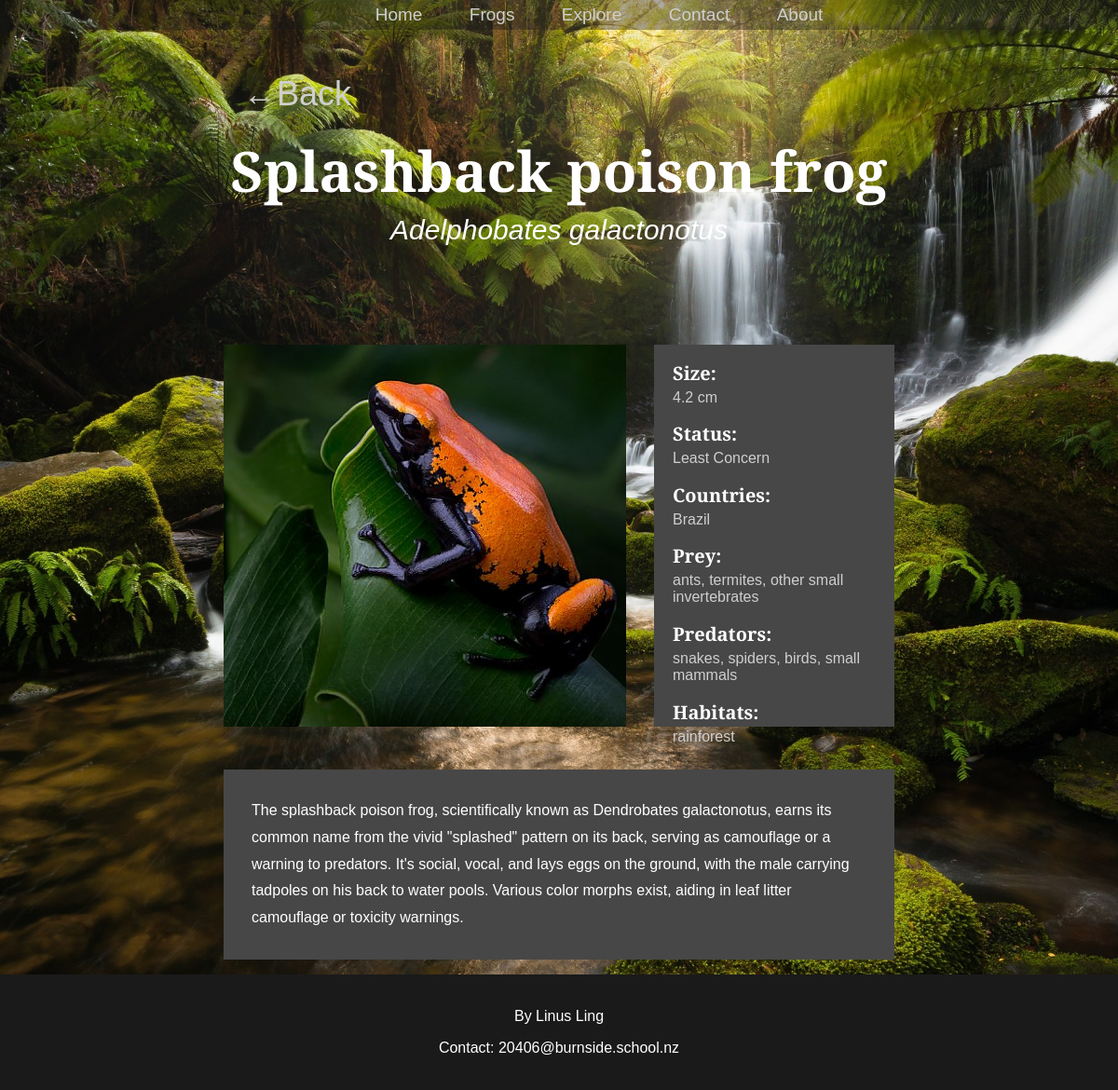
Screenshot of /frog/25 with the database file from the repository.
### tables this page shows
CREATE TABLE frogs (id INTEGER PRIMARY KEY AUTOINCREMENT, name VARCHAR, image TEXT, description TEXT, scientific_name VARCHAR, min_size NUMERIC, max_size NUMERIC, status INTEGER REFERENCES statuses (id));

CREATE TABLE statuses (id INTEGER PRIMARY KEY AUTOINCREMENT, name VARCHAR);

CREATE TABLE country (id INTEGER PRIMARY KEY AUTOINCREMENT, name VARCHAR);

CREATE TABLE prey (id INTEGER PRIMARY KEY AUTOINCREMENT, name VARCHAR);

CREATE TABLE predator (id INTEGER PRIMARY KEY AUTOINCREMENT, name VARCHAR);

CREATE TABLE habitat (id INTEGER PRIMARY KEY AUTOINCREMENT, name VARCHAR);

### routes.py (the view)
@app.route('/frog/<int:id>')
def frog(id):
    try:
        queries = [['SELECT * FROM frogs WHERE id=?', (id,)],
                   ['SELECT * FROM statuses WHERE id IN(SELECT status FROM frogs WHERE id =?)', (id,)],
                   ['SELECT * FROM country WHERE id IN(SELECT cid FROM FrogCountry WHERE fid =?)', (id,)],
                   ['SELECT * FROM prey WHERE id IN(SELECT pid FROM FrogPrey WHERE fid =?)', (id,)],
                   ['SELECT * FROM predator WHERE id IN(SELECT pid FROM FrogPredator WHERE fid =?)', (id,)],
                   ['SELECT * FROM habitat WHERE id IN(SELECT hid FROM FrogHabitat WHERE fid =?)', (id,)]]
        fetchall = [False, False, True, True, True, True, True]
        frog, status, country, prey, predator, habitat = fetch_data(queries, fetchall)
        if frog is None:    # page doesn't exist!
            return render_template("success.html", title="404", status="404", reason="Page not found")
        else:
            return render_template("frog.html",
                                   frog=frog, status=status,
                                   country=country, prey=prey,
                                   predator=predator, habitat=habitat)
    except OverflowError:
        return render_template("success.html", title="404", status="404", reason="Page not found")

### routes.py (called while the page is built)
def fetch_data(queries: list, fetchall: list):
    conn = sqlite3.connect('frog.db')
    cur = conn.cursor()
    results = []
    for index, query in enumerate(queries):
        try:
            cur.execute(query[0], query[1])
        except IndexError:
            cur.execute(query[0])
        if fetchall[index] is True:
            result = cur.fetchall()
        else:
            result = cur.fetchone()
        results.append(result)
    conn.close()
    return results

### templates/frog.html
{%extends "layout.html"%}
{%block content%}
<div class = "back_button" id = "frog_back">
    <a href = "javascript:history.back()"> ←Back</a>
</div>
<div class = "title">
    <h2>{{frog[1]}}</h2>
    <h3>{{frog[4]}}</h3>
</div>
<div class = "info_container">
    <img src = "/{{frog[2]}}" />
    <div class = "info">
        <h2>Size:</h2>
        {%if frog[5] != frog[6] %}
            <p>{{frog[5]}}-{{frog[6]}} cm</p>
        {%else%}
            <p>{{frog[6]}} cm<p>
        {%endif%}
        <h2>Status:</h2>
        <p>{{status[1]}}</p>
        <h2>Countries:</h2>
        <p>
            {%for item in country %}
                {{item[1]}}{{ "," if not loop.last }}
            {%endfor%}
        </p>
        <h2>Prey:</h2>
        <p>
            {%for item in prey %}
                {{item[1]}}{{ "," if not loop.last }}
            {%endfor%}
        </p>
        <h2>Predators:</h2>
        <p>
            {%for item in predator %}
                {{item[1]}}{{ "," if not loop.last }}
            {%endfor%}
        </p>
        <h2>Habitats:</h2>
        <p>
            {%for item in habitat %}
                {{item[1]}}{{ "," if not loop.last }}
            {%endfor%}
        </p>
    </div>
    <p class = "description">{{frog[3]}}</p>
</div>
{%endblock%}

### static/css/style.css (style rules this page uses)
body { margin: 0; min-height: 100vh; font-family: "Cormorant garamond", sans-serif; font-weight: 300; background: url("background.jpg") center/cover fixed no-repeat; color:#ffffff; display: flex; flex-direction: column; }
h2 { font-size: 33px; }
a { text-decoration: none; color: #cfcfcf; }
.back_button { position: relative; }
.back_button a { margin-top: 0; margin-left: 9%; padding-top: 20px; font-size: 36px; text-align: left; }
.back_button a::before { content: ''; display: block; height: 3px; background-color: #cfcfcf; margin-left: 9%; position: absolute; bottom:0; width: 0px; transition: all ease-in-out 250ms; }
.info_container { display: flex; flex-wrap: wrap; padding-top: 0px; margin: 0 20%; justify-content: center; gap: 30px; }
.title { text-align: center; padding: 20px 100px 100px 100px; }
.title h2 { padding: 0; margin: 0; font-size: 60px; }
.title h3 { margin: 6px; font-size: 30px; font-style: italic; font-weight: 2; }
.info_container img { object-fit: cover; width: 60%; flex-wrap: 1; height: 410px; }
.info { width: 30%; flex-grow: 1; padding-left: 20px; background-color: #474747; height: 410px; }
.info p { font-size: 16px; padding: 0; margin: 0; color: #cfcfcf; }
.info h2 { font-size: 20px; padding: 0; margin-bottom: 4px; }
.description { font-size: 16px; line-height: 1.8; padding: 30px; flex-basis: auto; background-color: #474747; }
#frog_back { margin-left: 14%; margin-top: 80px; }

### rows the page displays
frogs: name "Splashback poison frog", scientific_name "Adelphobates galactonotus", max_size "4.2", description "The splashback poison frog, scientifically known as Dendrobates galactonotus, earns its common name from the vivid \"splashed\" pattern on its back, serving as camouflage or a warning to predators. It's social, vocal, and lays eggs on the ground, with the male carrying tadpoles on his back to water pools. Various color morphs exist, aiding in leaf litter camouflage or toxicity warnings."
statuses: name "Least Concern"
country: name "Brazil"
prey: name "ants", last ","
prey: name "termites", last ","
prey: name "other small invertebrates"
predator: name "snakes", last ","
predator: name "spiders", last ","
predator: name "birds", last ","
predator: name "small mammals"
habitat: name "rainforest"
